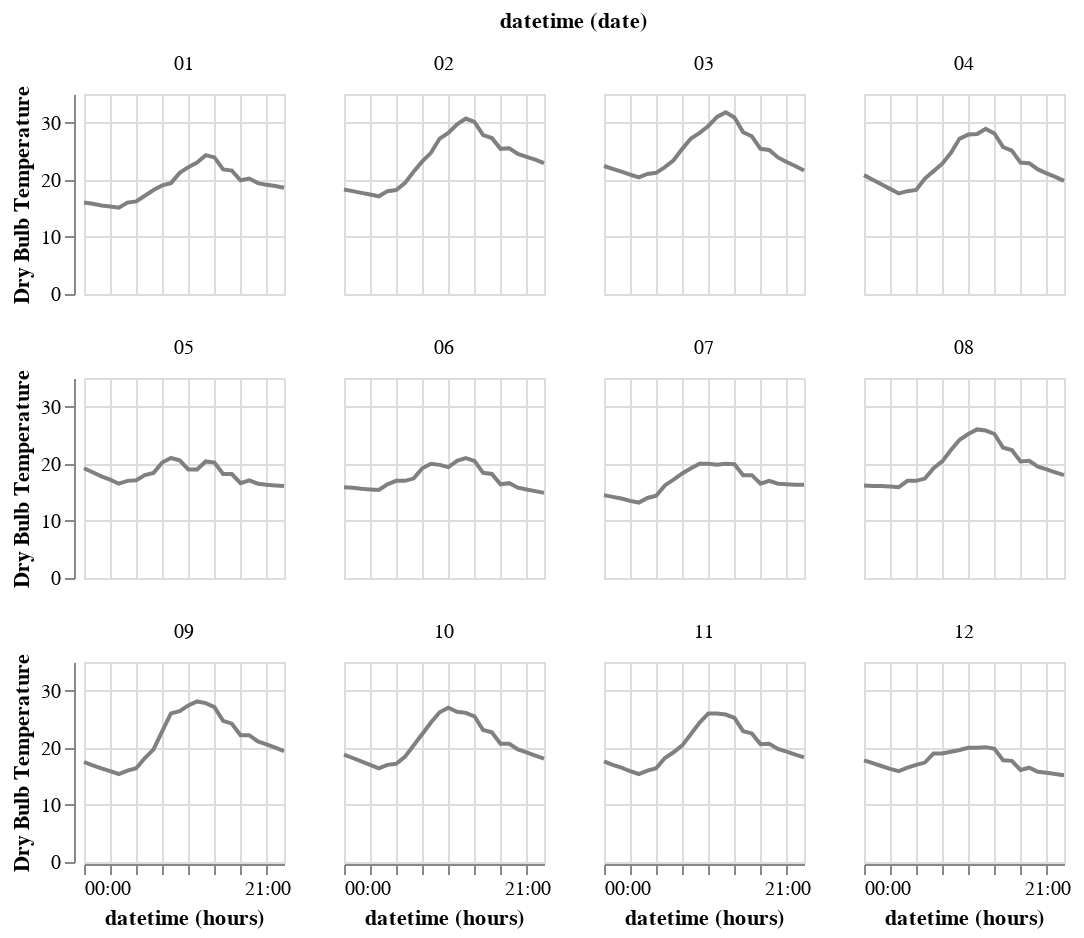

The cell this chart's notebook holds for it:
### Code cell
plot_temps_of_many_days(df)
# TODO helpful to plot this on the same time scale..

### Figure 1 — Vega-Lite specification as saved in the notebook (floating-point values rounded to 4 significant figures; data arrays with more than 128 entries replaced by an {"elided": "..."} marker saying what was removed)
{"config": {"view": {"continuousWidth": 300, "continuousHeight": 300}}, "data": {"name": "data-bb6a68bfb4c3112ead600b66ddfc9702"}, "facet": {"field": "datetime", "timeUnit": "date", "type": "temporal"}, "spec": {"mark": {"type": "line"}, "encoding": {"color": {"value": "grey"}, "x": {"field": "datetime", "timeUnit": "hours", "type": "temporal"}, "y": {"field": "Dry Bulb Temperature", "type": "quantitative"}}, "height": 100, "width": 100}, "columns": 4, "$schema": "https://vega.github.io/schema/vega-lite/v5.20.1.json", "datasets": {"data-bb6a68bfb4c3112ead600b66ddfc9702": {"elided": "288 records"}}}
